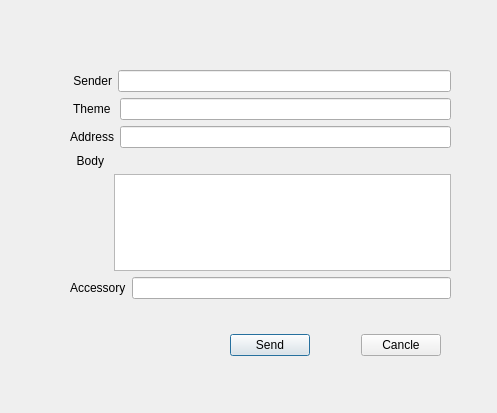
<?xml version="1.0" encoding="UTF-8"?>
<ui version="4.0">
 <class>Dialog</class>
 <widget class="QDialog" name="Dialog">
  <property name="geometry">
   <rect>
    <x>0</x>
    <y>0</y>
    <width>497</width>
    <height>413</height>
   </rect>
  </property>
  <property name="windowTitle">
   <string>Dialog</string>
  </property>
  <widget class="QWidget" name="verticalLayoutWidget">
   <property name="geometry">
    <rect>
     <x>70</x>
     <y>70</y>
     <width>381</width>
     <height>229</height>
    </rect>
   </property>
   <layout class="QVBoxLayout" name="verticalLayout">
    <item>
     <layout class="QHBoxLayout" name="horizontalLayout">
      <item>
       <widget class="QLabel" name="sender_label">
        <property name="text">
         <string> Sender</string>
        </property>
       </widget>
      </item>
      <item>
       <widget class="QLineEdit" name="send_text"/>
      </item>
     </layout>
    </item>
    <item>
     <spacer name="verticalSpacer">
      <property name="orientation">
       <enum>Qt::Vertical</enum>
      </property>
      <property name="sizeHint" stdset="0">
       <size>
        <width>20</width>
        <height>40</height>
       </size>
      </property>
     </spacer>
    </item>
    <item>
     <layout class="QHBoxLayout" name="horizontalLayout_3">
      <item>
       <widget class="QLabel" name="theme_label">
        <property name="text">
         <string> Theme </string>
        </property>
       </widget>
      </item>
      <item>
       <widget class="QLineEdit" name="theme_text"/>
      </item>
     </layout>
    </item>
    <item>
     <spacer name="verticalSpacer_2">
      <property name="orientation">
       <enum>Qt::Vertical</enum>
      </property>
      <property name="sizeHint" stdset="0">
       <size>
        <width>20</width>
        <height>40</height>
       </size>
      </property>
     </spacer>
    </item>
    <item>
     <layout class="QHBoxLayout" name="horizontalLayout_2">
      <item>
       <widget class="QLabel" name="address_label">
        <property name="text">
         <string>Address</string>
        </property>
       </widget>
      </item>
      <item>
       <widget class="QLineEdit" name="address_text"/>
      </item>
     </layout>
    </item>
    <item>
     <spacer name="verticalSpacer_3">
      <property name="orientation">
       <enum>Qt::Vertical</enum>
      </property>
      <property name="sizeHint" stdset="0">
       <size>
        <width>20</width>
        <height>40</height>
       </size>
      </property>
     </spacer>
    </item>
    <item>
     <layout class="QGridLayout" name="gridLayout">
      <item row="1" column="2">
       <widget class="QTextEdit" name="body_text"/>
      </item>
      <item row="0" column="1">
       <widget class="QLabel" name="body_label">
        <property name="text">
         <string>  Body </string>
        </property>
       </widget>
      </item>
     </layout>
    </item>
    <item>
     <spacer name="verticalSpacer_4">
      <property name="orientation">
       <enum>Qt::Vertical</enum>
      </property>
      <property name="sizeHint" stdset="0">
       <size>
        <width>20</width>
        <height>40</height>
       </size>
      </property>
     </spacer>
    </item>
    <item>
     <layout class="QHBoxLayout" name="horizontalLayout_5">
      <item>
       <widget class="QLabel" name="accessory_label">
        <property name="text">
         <string>Accessory</string>
        </property>
       </widget>
      </item>
      <item>
       <widget class="QLineEdit" name="accessory_text"/>
      </item>
     </layout>
    </item>
   </layout>
  </widget>
  <widget class="QWidget" name="horizontalLayoutWidget_4">
   <property name="geometry">
    <rect>
     <x>230</x>
     <y>320</y>
     <width>211</width>
     <height>51</height>
    </rect>
   </property>
   <layout class="QHBoxLayout" name="horizontalLayout_4">
    <item>
     <widget class="QPushButton" name="send_Button">
      <property name="text">
       <string>Send</string>
      </property>
     </widget>
    </item>
    <item>
     <spacer name="horizontalSpacer">
      <property name="orientation">
       <enum>Qt::Horizontal</enum>
      </property>
      <property name="sizeHint" stdset="0">
       <size>
        <width>40</width>
        <height>20</height>
       </size>
      </property>
     </spacer>
    </item>
    <item>
     <widget class="QPushButton" name="cancel_Button">
      <property name="text">
       <string>Cancle</string>
      </property>
     </widget>
    </item>
   </layout>
  </widget>
 </widget>
 <resources/>
 <connections/>
</ui>
